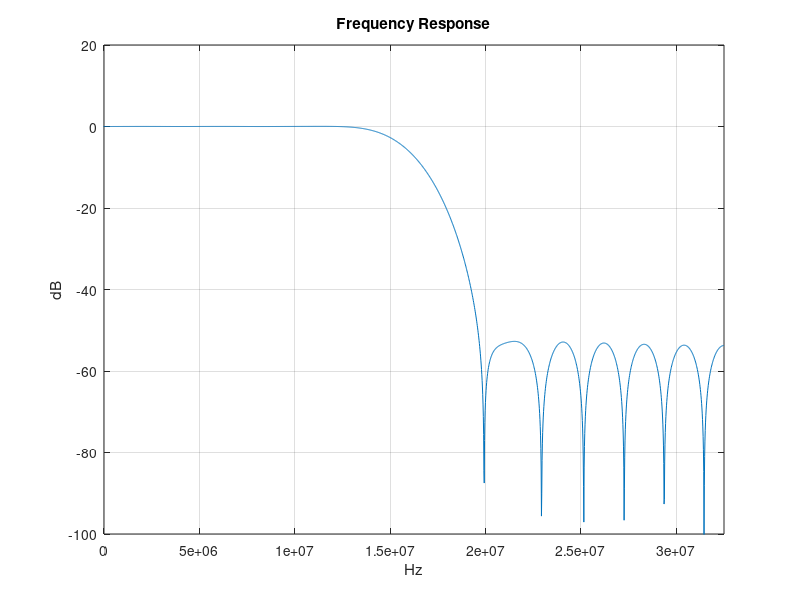
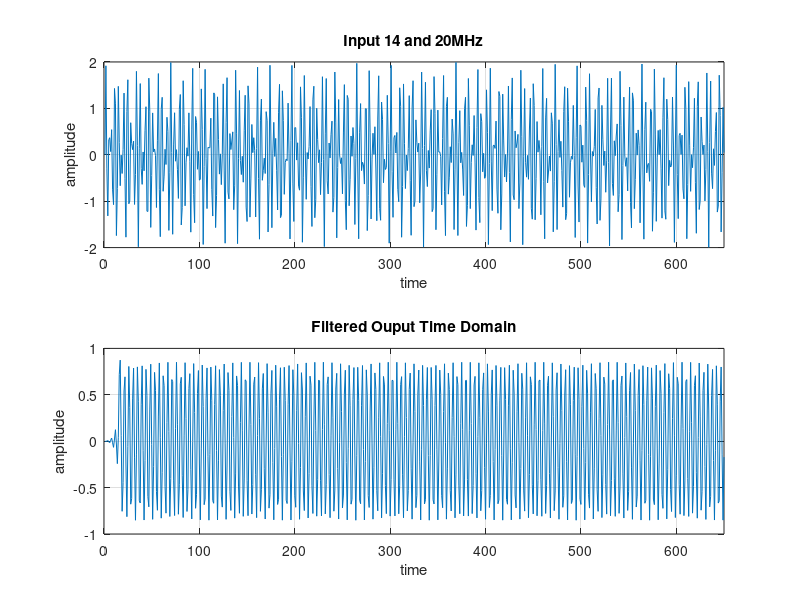
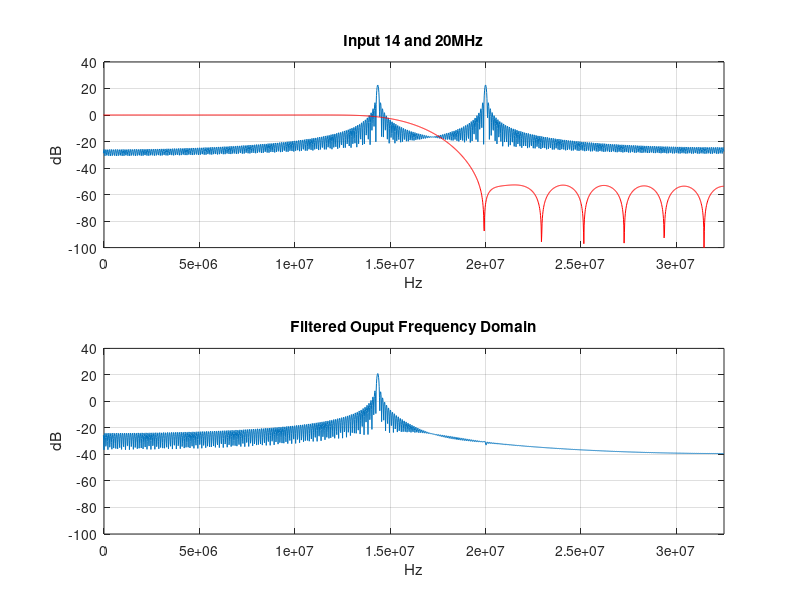
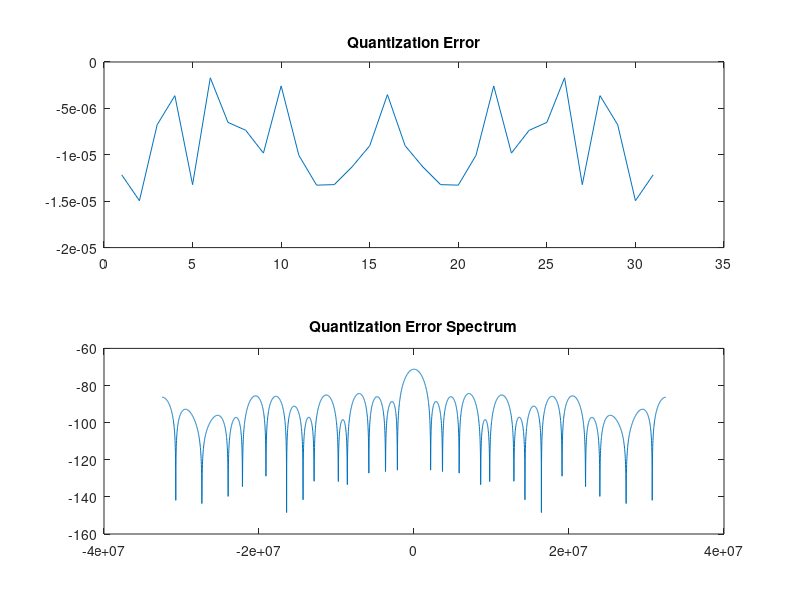

Source code (MATLAB) for these figures, in order:
# b = fir1(n - 1, w, type)
# order n FIR filter
# normalized frequency cutoff w
# returns filter coefficients in b
# if w is a scalar, it specifies the frequency cutoff for a lowpass or highpass filter
# if w is a two-element vector, the two values specify the edges of a bandpass or bandstop filter
# type can be "low", "high", "stop", "pass", "bandpass"

# [h, w] = freqz(b, a, n, fs)
# complex frequency response h
# w is a vector of the frequencies
# IIR filter with numerator and denominator coefficients b and a
# n angular frequencies between 0 and 2*pi
# if a is omitted, the denominator is assumed to be 1 (this corresponds to a simple FIR filter)
# if n is omitted, a value of 512 is assumed
# fs - return frequencies in Hz, instead of radians assuming a sampling rate fs

# y = filter(b, a, x)
# numerator and denominator coefficients b and a
# the denominator is 1 for a simple FIR filter
# x - input signal

# plot (t, sin(t))
# subplot (rows, cols, index)
# 1 2 3
# 4 5 6


addpath("C:\Users\Martin Stoyanov\octave")
pkg load signal
close all
# clear all
# clc


# 14.35MHz LPF design:
# cutoff frequency:
f = 16e6
# sampling frequency:
fs = 65e6
# normalized frequency:
wn = f/(fs/2)
# order:
n = 31

b = fir1(n-1, wn, 'low')
# stem(b)
# freqz(b, 1, 2*4096, fs)


figure
plot((-0.5 : 1/4096 : 0.5-1/4096)*fs, 20*log10(abs(fftshift(fft(b, 4096)))))
axis([0, fs/2, -100, 20])
title('Frequency Response')
xlabel('Hz')
ylabel('dB')
grid on


t = 0 : 1/fs : 10e-6 - 1/fs
input = sin(2*pi*14.35e6*t) + sin(2*pi*20e6*t)
output = filter(b, 1, input)

figure
subplot(2, 1, 1)
plot(input)
axis([0, 650, -2, 2])
title('Input 14 and 20MHz')
xlabel('time')
ylabel('amplitude')
grid on
subplot(2, 1, 2)
plot(output)
axis([0, 650, -1, 1])
title('Filtered Ouput Time Domain')
xlabel('time')
ylabel('amplitude')
grid on


inputn = (input/sum(input))/20
inputnlog = 20*log10(abs(fftshift(fft(inputn, 4096))))
outputn = filter(b, 1, inputn)

figure
subplot(211)
plot((-0.5 : 1/4096 : 0.5-1/4096)*fs, inputnlog)
axis([0, fs/2, -100, 40])
title('Input 14 and 20MHz')
xlabel('Hz')
ylabel('dB')
hold on
plot((-0.5 : 1/4096 : 0.5-1/4096)*fs, 20*log10(abs(fftshift(fft(b, 4096)))), 'color', 'r')
hold off
grid on
subplot(212)
plot((-0.5 : 1/4096 : 0.5-1/4096)*fs, 20*log10(abs(fftshift(fft(outputn, 4096)))))
axis([0, fs/2, -100, 40])
title('Filtered Ouput Frequency Domain')
xlabel('Hz')
ylabel('dB')
grid on


bits = 16
h_q1 = floor(b*2^bits)/2^bits
q1 = h_q1 - b;

figure
subplot(211)
plot(q1)
title('Quantization Error')
subplot(212)
plot((-0.5 : 1/4096 : 0.5-1/4096)*fs, 20*log10(abs(fftshift(fft(q1, 4096)))))
title('Quantization Error Spectrum')

figure
plot((-0.5 : 1/4096 : 0.5-1/4096)*fs, 20*log10(abs(fftshift(fft(b, 4096)))))
hold on
plot((-0.5 : 1/4096 : 0.5-1/4096)*fs, 20*log10(abs(fftshift(fft(h_q1, 4096)))), 'color', 'r')
grid on
axis([-fs/2, fs/2, -140, 5])
title('Frequency Spectrum - Blue(Octave), Red(16-Bit Quantized)')


h_scl = max(b);
h_q2 = floor((b/h_scl)*2^bits)/2^bits;
q2 = h_scl *h_q2 - b;

h_q2 = h_q2/sum(h_q2);

figure
subplot(211)
plot(q1)
title('Quantization Error')
subplot(212)
plot((-0.5 : 1/4096 : 0.5-1/4096)*fs, 20*log10(abs(fftshift(fft(q2, 4096)))))
title('Quantization Error Spectrum')

figure
plot((-0.5 : 1/4096 : 0.5-1/4096)*fs, 20*log10(abs(fftshift(fft(b, 4096)))))
hold on
plot((-0.5 : 1/4096 : 0.5-1/4096)*fs, 20*log10(abs(fftshift(fft(h_q2, 4096)))), 'color', 'r')
grid on
axis([-fs/2, fs/2, -140, 5])
title('Frequency Spectrum With Scaling - Blue(Octave), Red(16-Bit Quantized)')

